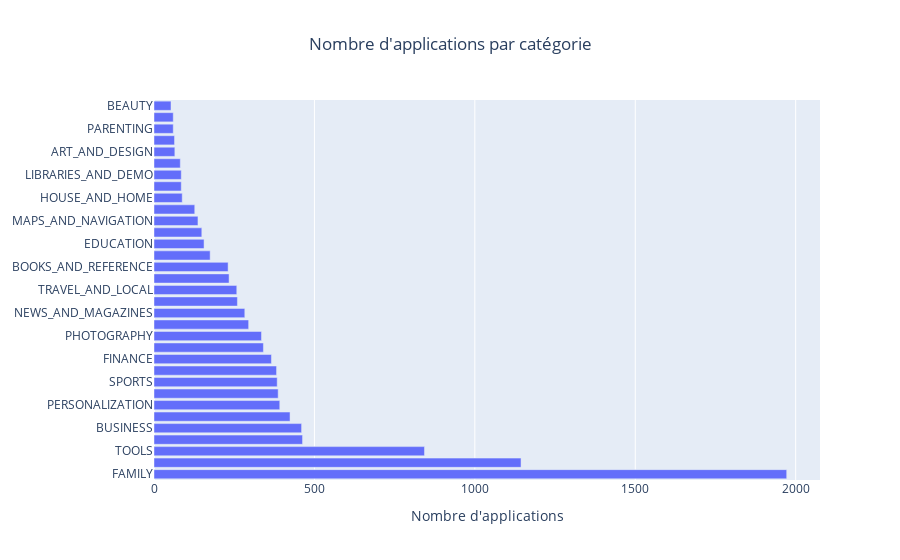

Notebook code cell kept with this figure:
### Markdown cell above
Affichage du nombre d'applications par catégorie dans un graphique à barres horizontales

### Code cell
fig = go.Figure(data=[go.Bar(
    y=category.index,
    x=category,
    orientation='h'
)])
fig.update_layout(
    title_text='Nombre d\'applications par catégorie',
    xaxis_title="Nombre d'applications", 
    width=900,
    title_x=0.5
)
fig.show()

### Figure 1 — Plotly figure (JSON) as saved in the notebook; plotly's stock layout.template omitted (floating-point values rounded to 4 significant figures)
{"data": [{"orientation": "h", "type": "bar", "x": [1972, 1144, 843, 463, 460, 424, 392, 387, 384, 382, 366, 341, 335, 295, 283, 260, 258, 234, 231, 175, 156, 149, 137, 127, 88, 85, 85, 82, 65, 64, 60, 60, 53], "y": ["FAMILY", "GAME", "TOOLS", "MEDICAL", "BUSINESS", "PRODUCTIVITY", "PERSONALIZATION", "COMMUNICATION", "SPORTS", "LIFESTYLE", "FINANCE", "HEALTH_AND_FITNESS", "PHOTOGRAPHY", "SOCIAL", "NEWS_AND_MAGAZINES", "SHOPPING", "TRAVEL_AND_LOCAL", "DATING", "BOOKS_AND_REFERENCE", "VIDEO_PLAYERS", "EDUCATION", "ENTERTAINMENT", "MAPS_AND_NAVIGATION", "FOOD_AND_DRINK", "HOUSE_AND_HOME", "AUTO_AND_VEHICLES", "LIBRARIES_AND_DEMO", "WEATHER", "ART_AND_DESIGN", "EVENTS", "PARENTING", "COMICS", "BEAUTY"]}], "layout": {"title": {"text": "Nombre d'applications par catégorie", "x": 0.5}, "width": 900, "xaxis": {"title": {"text": "Nombre d'applications"}}}}
